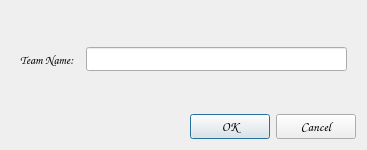
<?xml version="1.0" encoding="UTF-8"?>
<ui version="4.0">
 <class>Dialog</class>
 <widget class="QDialog" name="Dialog">
  <property name="geometry">
   <rect>
    <x>0</x>
    <y>0</y>
    <width>367</width>
    <height>150</height>
   </rect>
  </property>
  <property name="windowTitle">
   <string>Dialog</string>
  </property>
  <property name="windowIcon">
   <iconset>
    <normaloff>../../../../../../Downloads/group.png</normaloff>../../../../../../Downloads/group.png</iconset>
  </property>
  <layout class="QVBoxLayout" name="verticalLayout">
   <item>
    <widget class="QWidget" name="horizontalWidget" native="true">
     <property name="font">
      <font>
       <family>Comic Sans MS</family>
       <pointsize>9</pointsize>
       <weight>75</weight>
       <bold>true</bold>
      </font>
     </property>
     <layout class="QHBoxLayout" name="horizontalLayout">
      <item>
       <widget class="QLabel" name="label">
        <property name="text">
         <string>Team Name:</string>
        </property>
       </widget>
      </item>
      <item>
       <spacer name="horizontalSpacer">
        <property name="orientation">
         <enum>Qt::Horizontal</enum>
        </property>
        <property name="sizeType">
         <enum>QSizePolicy::Fixed</enum>
        </property>
        <property name="sizeHint" stdset="0">
         <size>
          <width>5</width>
          <height>20</height>
         </size>
        </property>
       </spacer>
      </item>
      <item>
       <widget class="QLineEdit" name="lineEdit"/>
      </item>
     </layout>
    </widget>
   </item>
   <item>
    <widget class="QDialogButtonBox" name="buttonBox">
     <property name="font">
      <font>
       <family>Comic Sans MS</family>
       <pointsize>10</pointsize>
       <weight>50</weight>
       <bold>false</bold>
      </font>
     </property>
     <property name="orientation">
      <enum>Qt::Horizontal</enum>
     </property>
     <property name="standardButtons">
      <set>QDialogButtonBox::Cancel|QDialogButtonBox::Ok</set>
     </property>
     <property name="centerButtons">
      <bool>false</bool>
     </property>
    </widget>
   </item>
  </layout>
 </widget>
 <resources/>
 <connections>
  <connection>
   <sender>buttonBox</sender>
   <signal>accepted()</signal>
   <receiver>Dialog</receiver>
   <slot>accept()</slot>
   <hints>
    <hint type="sourcelabel">
     <x>248</x>
     <y>254</y>
    </hint>
    <hint type="destinationlabel">
     <x>157</x>
     <y>274</y>
    </hint>
   </hints>
  </connection>
  <connection>
   <sender>buttonBox</sender>
   <signal>rejected()</signal>
   <receiver>Dialog</receiver>
   <slot>reject()</slot>
   <hints>
    <hint type="sourcelabel">
     <x>316</x>
     <y>260</y>
    </hint>
    <hint type="destinationlabel">
     <x>286</x>
     <y>274</y>
    </hint>
   </hints>
  </connection>
 </connections>
</ui>
